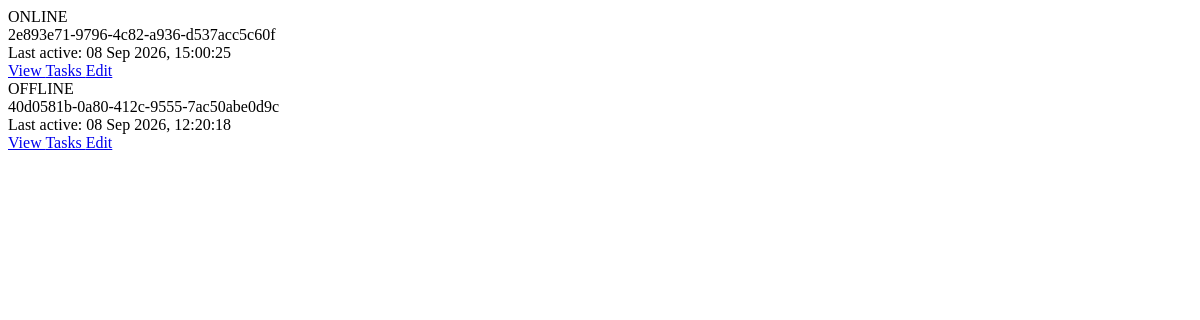
Before: /dashboard/beacons/status with the older database file.
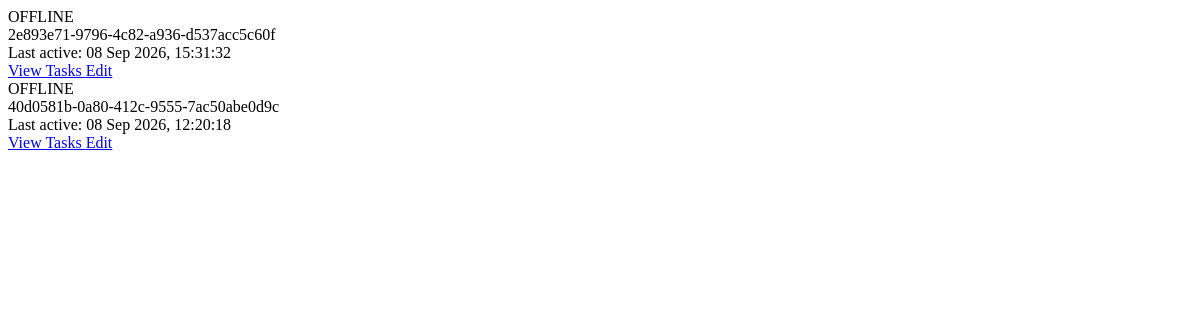
After: the same page with the newer database file.
### db_manager.py (models this page shows)
class Base(DeclarativeBase):
    pass

class Beacon(Base):
    __tablename__ = "beacons"
    id: Mapped[str] = mapped_column(String, primary_key=True)
    public_key: Mapped[str] = mapped_column(String)
    system_info: Mapped[str] = mapped_column(JSON)
    registered_at: Mapped[datetime] = mapped_column(DateTime)
    last_active: Mapped[datetime] = mapped_column(DateTime)
    status: Mapped[str] = mapped_column(String, default="offline")

### dashboard.py (the view)
@dashboard.route("/beacons/status")
def beacon_status():
    with get_session() as session:
        beacons = (
            session.query(Beacon)
            .order_by(Beacon.status.desc(), Beacon.last_active.desc())
            .all()
        )
    return render_template("partials/beacon_list.html", beacons=beacons)

### db_manager.py (called while the page is built)
def get_session():
    return Session(engine)

### templates/partials/beacon_list.html (shortened to what this page needs)
<div class="space-y-4">
    {% for beacon in beacons %}
    <div class="retro-card rounded-xl p-5
                transition duration-100
                hover:bg-[#28251f]">
        <div class="flex flex-col md:flex-row
                    md:items-center md:justify-between
                    gap-5">
            <div class="min-w-0">
                <div class="flex items-center gap-3 mb-3">
                    {% if beacon.status == "online" %}
                    <span class="font-black text-green-400">
                        ONLINE
                    </span>
                    {% else %}
                    <span class="font-black text-red-400">
                        OFFLINE
                    </span>
                    {% endif %}
                </div>
                <div class="font-black text-lg
                           text-[#eee7d8]
                           break-all">
                    {{ beacon.id }}
                </div>
                <div class="mt-2 text-sm text-[#9d988d]
                           flex items-center gap-2">
                    <span>
                        {% if beacon.last_active %}
                        Last active:
                        {{ beacon.last_active.strftime("%d %b %Y, %H:%M:%S") }}
                        {% else %}
                        Last active: Never
                        {% endif %}
                    </span>
                </div>
            </div>
            <div class="flex gap-3 shrink-0">
                <a href="{{ url_for('dashboard.beacon_details', beacon_id=beacon.id) }}" class="retro-btn bg-green-400
                           rounded-lg px-4 py-2
                           font-bold
                           flex items-center gap-2">
                    View
                </a>
                <a href="{{ url_for('task.view_tasks', beacon_id=beacon.id) }}" class="secondary-btn rounded-lg px-3 py-2
           flex items-center justify-center gap-2
           text-sm font-bold">
                    Tasks
                </a>
                <a href="{{ url_for('dashboard.edit_beacon', beacon_id=beacon.id) }}" class="retro-btn bg-yellow-400
                           rounded-lg px-4 py-2
                           font-bold
                           flex items-center gap-2">
                    Edit
                </a>
            </div>
        </div>
    </div>
    {% endfor %}
</div>

Changed rows visible on the page:
changed Beacon "2e893e71-9796-4c82-a936-d537acc5c60f": last_active "08 Sep 2026, 15:00:25" → "08 Sep 2026, 15:31:32"; status "ONLINE" → "OFFLINE"
